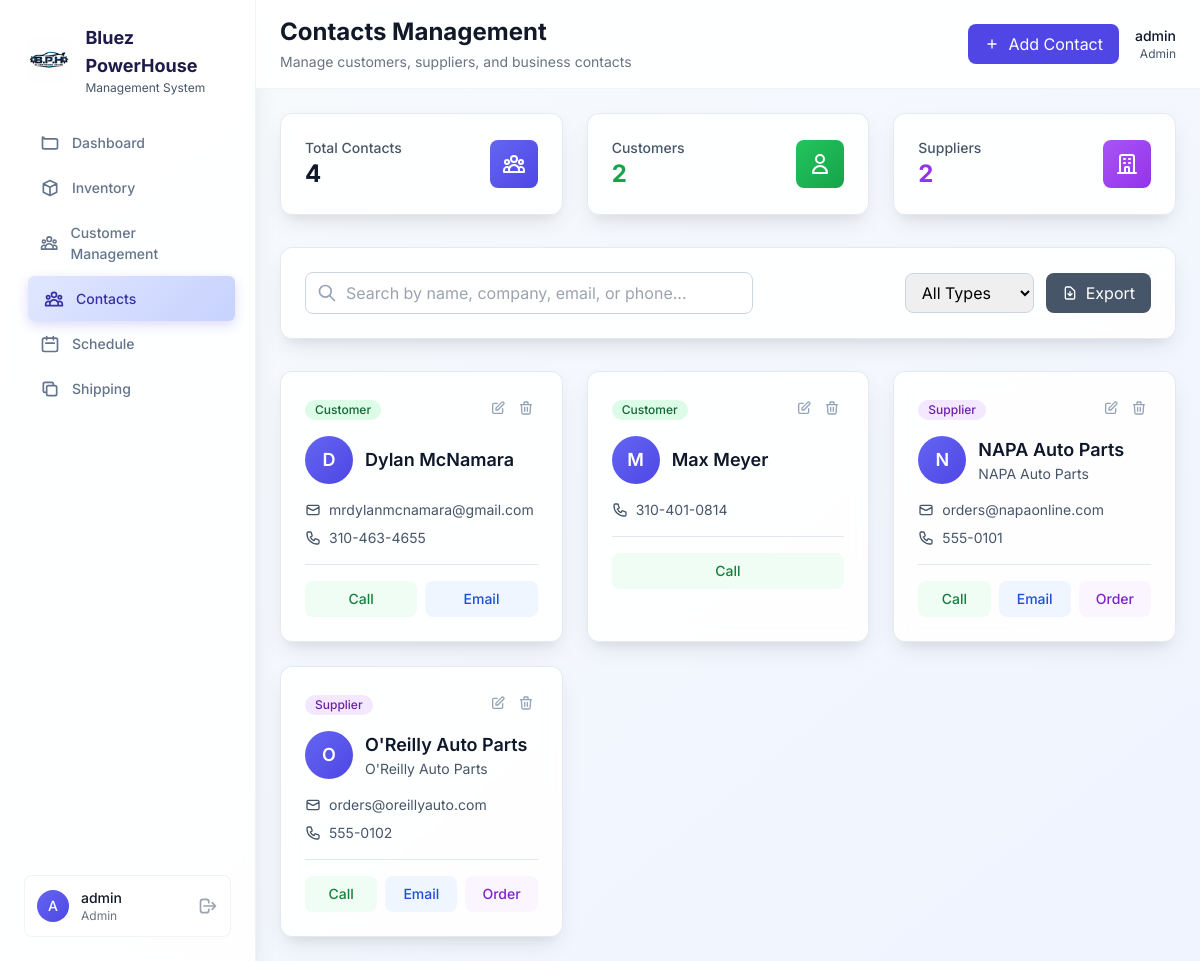
/contacts (signed in), run on the app's committed database.
### models.py (models this page shows, shortened)
class Contact(db.Model):
    __tablename__ = 'contacts'
    id = db.Column(db.Integer, primary_key=True)
    name = db.Column(db.String(200), nullable=False)
    company = db.Column(db.String(200))
    type = db.Column(db.String(20), nullable=False)  # supplier, customer, vendor
    email = db.Column(db.String(120))
    phone = db.Column(db.String(20))
    street = db.Column(db.String(200))
    city = db.Column(db.String(100))
    state = db.Column(db.String(50))
    zip_code = db.Column(db.String(20))
    vehicle_year = db.Column(db.Integer)
    vehicle_make = db.Column(db.String(50))
    vehicle_model = db.Column(db.String(50))
    vehicle_color = db.Column(db.String(30))
    vehicle_vin = db.Column(db.String(17))
    vehicle_license_plate = db.Column(db.String(20))
    vehicle_mileage = db.Column(db.Integer)
    vehicle_photo_url = db.Column(db.String(500))  # URL to vehicle photo
    vehicle_photo_filename = db.Column(db.String(255))  # Original filename
    folder_notes = db.Column(db.Text)  # General notes about the customer
    preferred_contact_method = db.Column(db.String(20))  # 'phone', 'email', 'text'
    is_active = db.Column(db.Boolean, default=True)
    created_at = db.Column(db.DateTime, default=datetime.utcnow)
    updated_at = db.Column(db.DateTime, default=datetime.utcnow, onupdate=datetime.utcnow)

### app.py (the view)
    def decorated_function(*args, **kwargs):
        if 'user_id' not in session:
            flash('Please log in to access this page.', 'warning')
            return redirect(url_for('login'))
        return f(*args, **kwargs)

### app.py (called while the page is built)
def login_required(f):
    def decorated_function(*args, **kwargs):
        if 'user_id' not in session:
            flash('Please log in to access this page.', 'warning')
            return redirect(url_for('login'))
        return f(*args, **kwargs)
    decorated_function.__name__ = f.__name__
    return decorated_function

@app.route('/contacts')
@login_required
def contacts():
    try:
        contacts_list = Contact.query.filter_by(is_active=True).order_by(Contact.name).all()
        return render_template('contacts.html', contacts=contacts_list)
    except Exception as e:
        logger.error(f"Contacts page error: {e}")
        flash('Error loading contacts', 'error')
        return render_template('contacts.html', contacts=[])

### templates/contacts.html (shortened to what this page needs)
{% extends "base.html" %}
{% block page_title %}Contacts Management{% endblock %}
{% block page_description %}Manage customers, suppliers, and business contacts{% endblock %}
{% block header_actions %}
<div class="flex items-center space-x-4">
    <button onclick="openAddContactModal()" class="bg-bluez-600 text-white px-4 py-2 rounded-lg hover:bg-bluez-700 transition-colors flex items-center space-x-2">
        <svg class="w-4 h-4" fill="none" stroke="currentColor" viewBox="0 0 24 24">
            <path stroke-linecap="round" stroke-linejoin="round" stroke-width="2" d="M12 6v6m0 0v6m0-6h6m-6 0H6"/>
        </svg>
        <span>Add Contact</span>
    </button>
    <div class="text-right">
        <p class="text-sm font-medium text-metallic-900">{{ session.user.username if session.user else 'Admin' }}</p>
        <p class="text-xs text-metallic-600">{{ session.user.role.title() if session.user else 'Administrator' }}</p>
    </div>
</div>
{% endblock %}
{% block content %}
<div class="grid grid-cols-1 md:grid-cols-3 gap-6 mb-8">
    <div class="card rounded-xl p-6">
        <div class="flex items-center justify-between">
            <div>
                <p class="text-sm font-medium text-metallic-600">Total Contacts</p>
                <p class="text-2xl font-bold text-metallic-900">{{ contacts|length }}</p>
            </div>
            <div class="w-12 h-12 bg-gradient-to-br from-bluez-500 to-bluez-600 rounded-lg flex items-center justify-center">
            </div>
        </div>
    </div>
    <div class="card rounded-xl p-6">
        <div class="flex items-center justify-between">
            <div>
                <p class="text-sm font-medium text-metallic-600">Customers</p>
                <p class="text-2xl font-bold text-green-600">{{ contacts|selectattr('type', 'equalto', 'customer')|list|length }}</p>
            </div>
            <div class="w-12 h-12 bg-gradient-to-br from-green-500 to-green-600 rounded-lg flex items-center justify-center">
                <svg class="w-6 h-6 text-white" fill="none" stroke="currentColor" viewBox="0 0 24 24">
                    <path stroke-linecap="round" stroke-linejoin="round" stroke-width="2" d="M16 7a4 4 0 11-8 0 4 4 0 018 0zM12 14a7 7 0 00-7 7h14a7 7 0 00-7-7z"/>
                </svg>
            </div>
        </div>
    </div>
    <div class="card rounded-xl p-6">
        <div class="flex items-center justify-between">
            <div>
                <p class="text-sm font-medium text-metallic-600">Suppliers</p>
                <p class="text-2xl font-bold text-purple-600">{{ contacts|selectattr('type', 'equalto', 'supplier')|list|length }}</p>
            </div>
            <div class="w-12 h-12 bg-gradient-to-br from-purple-500 to-purple-600 rounded-lg flex items-center justify-center">
                <svg class="w-6 h-6 text-white" fill="none" stroke="currentColor" viewBox="0 0 24 24">
                    <path stroke-linecap="round" stroke-linejoin="round" stroke-width="2" d="M19 21V5a2 2 0 00-2-2H7a2 2 0 00-2 2v16m14 0h2m-2 0h-5m-9 0H3m2 0h5M9 7h1m-1 4h1m4-4h1m-1 4h1m-5 10v-5a1 1 0 011-1h2a1 1 0 011 1v5m-4 0h4"/>
                </svg>
            </div>
        </div>
    </div>
</div>
<div class="card rounded-xl p-6 mb-8">
    <div class="flex flex-col lg:flex-row lg:items-center lg:justify-between gap-4">
        <div class="flex-1 max-w-md">
            <div class="relative">
                <svg class="absolute left-3 top-1/2 transform -translate-y-1/2 w-5 h-5 text-metallic-400" fill="none" stroke="currentColor" viewBox="0 0 24 24">
                    <path stroke-linecap="round" stroke-linejoin="round" stroke-width="2" d="M21 21l-6-6m2-5a7 7 0 11-14 0 7 7 0 0114 0z"/>
                </svg>
                <input type="text" id="contactSearchInput" placeholder="Search by name, company, email, or phone..."
                       class="w-full pl-10 pr-4 py-2 border border-metallic-300 rounded-lg focus:ring-2 focus:ring-bluez-500 focus:border-transparent"
                       onkeyup="filterContacts()">
            </div>
        </div>
        <div class="flex flex-wrap gap-3">
            <select id="typeFilter" onchange="filterContacts()" class="px-3 py-2 border border-metallic-300 rounded-lg focus:ring-2 focus:ring-bluez-500 focus:border-transparent">
                <option value="">All Types</option>
            </select>
            <button onclick="exportContacts()" class="bg-metallic-600 text-white px-4 py-2 rounded-lg hover:bg-metallic-700 transition-colors flex items-center space-x-2">
                <svg class="w-4 h-4" fill="none" stroke="currentColor" viewBox="0 0 24 24">
                    <path stroke-linecap="round" stroke-linejoin="round" stroke-width="2" d="M12 10v6m0 0l-3-3m3 3l3-3m2 8H7a2 2 0 01-2-2V5a2 2 0 012-2h5.586a1 1 0 01.707.293l5.414 5.414a1 1 0 01.293.707V19a2 2 0 01-2 2z"/>
                </svg>
                <span>Export</span>
            </button>
        </div>
    </div>
</div>
<div class="grid grid-cols-1 md:grid-cols-2 lg:grid-cols-3 gap-6" id="contactsGrid">
    {% for contact in contacts %}
    <div class="contact-card card rounded-xl p-6 hover:shadow-xl transition-all duration-300 transform hover:-translate-y-1"
         data-type="{{ contact.type }}"
         data-search="{{ (contact.name + ' ' + (contact.company or '') + ' ' + (contact.email or '') + ' ' + (contact.phone or '')).lower() }}">
        <div class="flex justify-between items-start mb-4">
            <div>
                {% if contact.type == 'customer' %}
                <span class="inline-flex items-center px-2.5 py-0.5 rounded-full text-xs font-medium bg-green-100 text-green-800">
                    Customer
                </span>
                {% elif contact.type == 'supplier' %}
                <span class="inline-flex items-center px-2.5 py-0.5 rounded-full text-xs font-medium bg-purple-100 text-purple-800">
                    Supplier
                </span>
                {% else %}
                <span class="inline-flex items-center px-2.5 py-0.5 rounded-full text-xs font-medium bg-blue-100 text-blue-800">
                    {{ contact.type.title() }}
                </span>
                {% endif %}
            </div>
            <div class="flex space-x-1">
                <button onclick="editContact({{ contact.id }})" class="p-1 text-metallic-400 hover:text-bluez-600 transition-colors">
                    <svg class="w-4 h-4" fill="none" stroke="currentColor" viewBox="0 0 24 24">
                        <path stroke-linecap="round" stroke-linejoin="round" stroke-width="2" d="M11 5H6a2 2 0 00-2 2v11a2 2 0 002 2h11a2 2 0 002-2v-5m-1.414-9.414a2 2 0 112.828 2.828L11.828 15H9v-2.828l8.586-8.586z"/>
                    </svg>
                </button>
                <button onclick="deleteContact({{ contact.id }})" class="p-1 text-metallic-400 hover:text-red-600 transition-colors">
                    <svg class="w-4 h-4" fill="none" stroke="currentColor" viewBox="0 0 24 24">
                        <path stroke-linecap="round" stroke-linejoin="round" stroke-width="2" d="M19 7l-.867 12.142A2 2 0 0116.138 21H7.862a2 2 0 01-1.995-1.858L5 7m5 4v6m4-6v6m1-10V4a1 1 0 00-1-1h-4a1 1 0 00-1 1v3M4 7h16"/>
                    </svg>
                </button>
            </div>
        </div>
        <div class="flex items-center mb-4">
            <div class="w-12 h-12 bg-gradient-to-br from-bluez-500 to-bluez-600 rounded-full flex items-center justify-center text-white font-semibold text-lg mr-3">
                {{ contact.name[0].upper() if contact.name else '?' }}
            </div>
            <div class="flex-1 min-w-0">
                <h3 class="text-lg font-semibold text-metallic-900 truncate">{{ contact.name }}</h3>
                {% if contact.company %}
                <p class="text-sm text-metallic-600 truncate">{{ contact.company }}</p>
                {% endif %}
            </div>
        </div>
        <div class="space-y-2">
            {% if contact.email %}
            <div class="flex items-center text-sm text-metallic-600">
                <svg class="w-4 h-4 mr-2 flex-shrink-0" fill="none" stroke="currentColor" viewBox="0 0 24 24">
                    <path stroke-linecap="round" stroke-linejoin="round" stroke-width="2" d="M3 8l7.89 4.26a2 2 0 002.22 0L21 8M5 19h14a2 2 0 002-2V7a2 2 0 00-2-2H5a2 2 0 00-2 2v10a2 2 0 002 2z"/>
                </svg>
                <a href="mailto:{{ contact.email }}" class="hover:text-bluez-600 transition-colors truncate">{{ contact.email }}</a>
            </div>
            {% endif %}
            {% if contact.phone %}
            <div class="flex items-center text-sm text-metallic-600">
                <a href="tel:{{ contact.phone }}" class="hover:text-bluez-600 transition-colors">{{ contact.phone }}</a>
            </div>
            {% endif %}
        </div>
        <div class="mt-4 pt-4 border-t border-metallic-200">
            <div class="flex space-x-2">
                {% if contact.phone %}
                <a href="tel:{{ contact.phone }}" class="flex-1 bg-green-50 text-green-700 px-3 py-2 rounded-lg hover:bg-green-100 transition-colors text-sm font-medium text-center">
                    Call
                </a>
                {% endif %}
                {% if contact.email %}
                <a href="mailto:{{ contact.email }}" class="flex-1 bg-blue-50 text-blue-700 px-3 py-2 rounded-lg hover:bg-blue-100 transition-colors text-sm font-medium text-center">
                    Email
                </a>
                {% endif %}
                {% if contact.type == 'supplier' %}
                <button onclick="createOrder({{ contact.id }})" class="flex-1 bg-purple-50 text-purple-700 px-3 py-2 rounded-lg hover:bg-purple-100 transition-colors text-sm font-medium">
                    Order
                </button>
                {% endif %}
            </div>
        </div>
    </div>
    {% endfor %}
</div>
{% endblock %}

### templates/base.html (style rules this page uses)
body { font-family: 'Inter', system-ui, sans-serif; transition: opacity 0.3s ease-in-out; }
.card { background: rgba(255, 255, 255, 0.9); backdrop-filter: blur(8px); box-shadow: 0 10px 25px -5px rgba(0, 0, 0, 0.1), 0 10px 10px -5px rgba(0, 0, 0, 0.04); border: 1px solid rgba(203, 213, 225, 0.5); border-radius: 0.5rem; }

### data on the page
Contact: type "Customer", name "D", name "Dylan McNamara", email "mrdylanmcnamara@gmail.com", phone "310-463-4655"
Contact: type "Customer", name "M", name "Max Meyer", phone "310-401-0814"
Contact: type "Supplier", name "N", name "NAPA Auto Parts", company "NAPA Auto Parts", email "orders@napaonline.com", phone "555-0101"
Contact: type "Supplier", name "O", name "O'Reilly Auto Parts", company "O'Reilly Auto Parts", email "orders@oreillyauto.com", phone "555-0102"

### other printed values
{{ session.user.username[0].upper() if session.user else 'U' }} "A"
{{ session.user.username if session.user else 'User' }} "admin"
{{ session.user.role.title() if session.user else 'Employee' }} "Admin"
{{ session.user.username if session.user else 'Admin' }} "admin"
{{ session.user.role.title() if session.user else 'Administrator' }} "Admin"
{{ contacts|length }} "4"
{{ contacts|selectattr('type', 'equalto', 'customer')|list|length }} "2"
{{ contacts|selectattr('type', 'equalto', 'supplier')|list|length }} "2"
